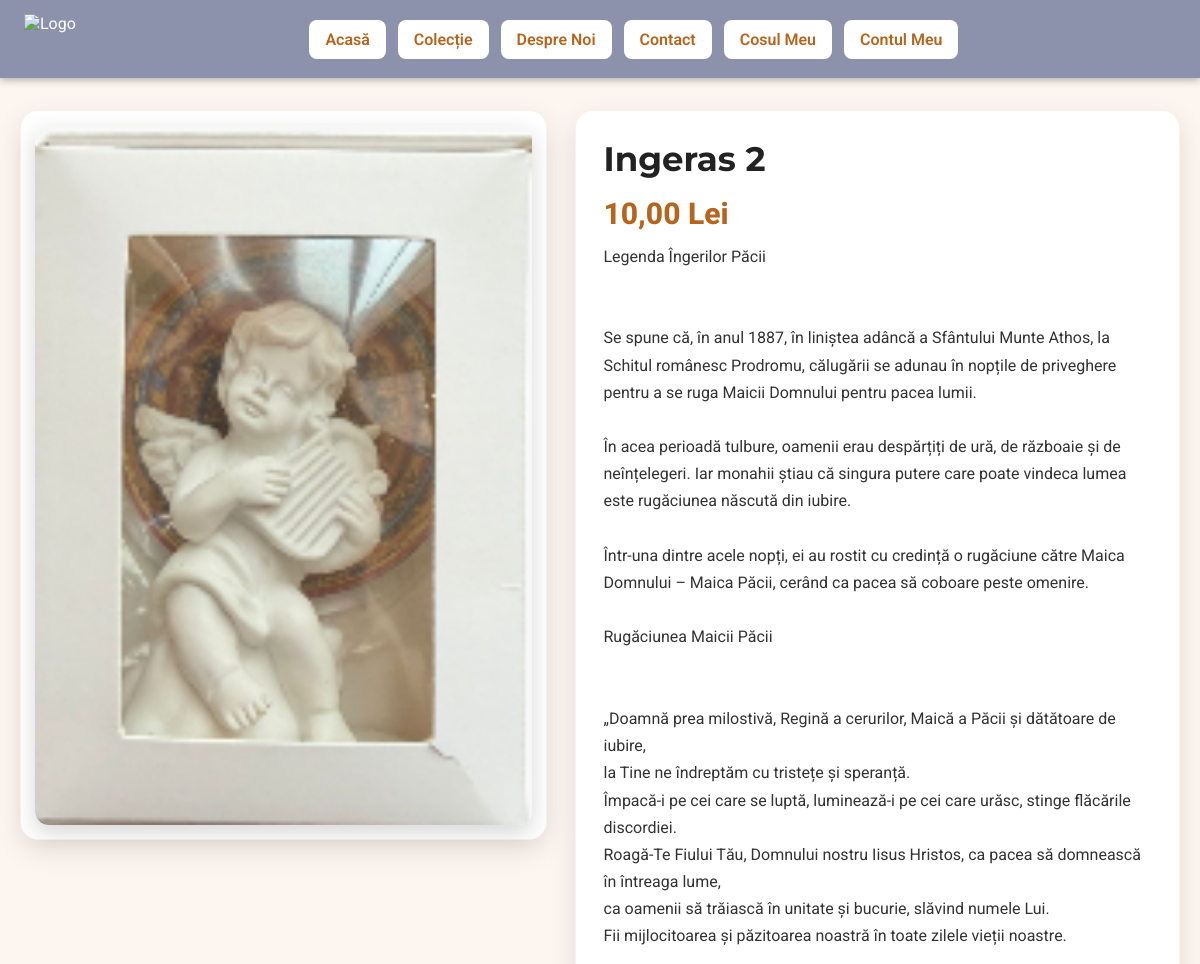
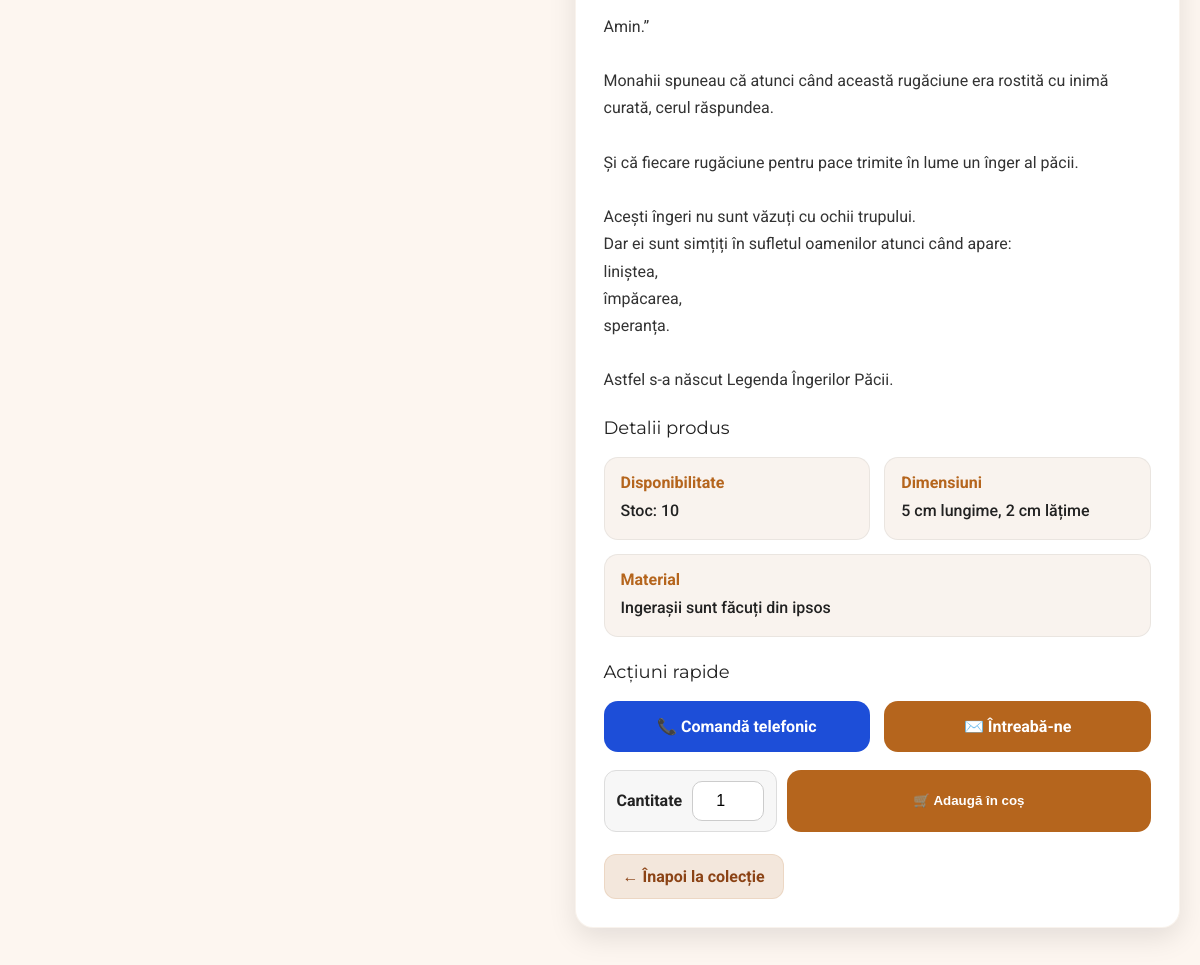
The app's page /Detalii.php?item=92 (upper part), older data (2 pictures, top to bottom).
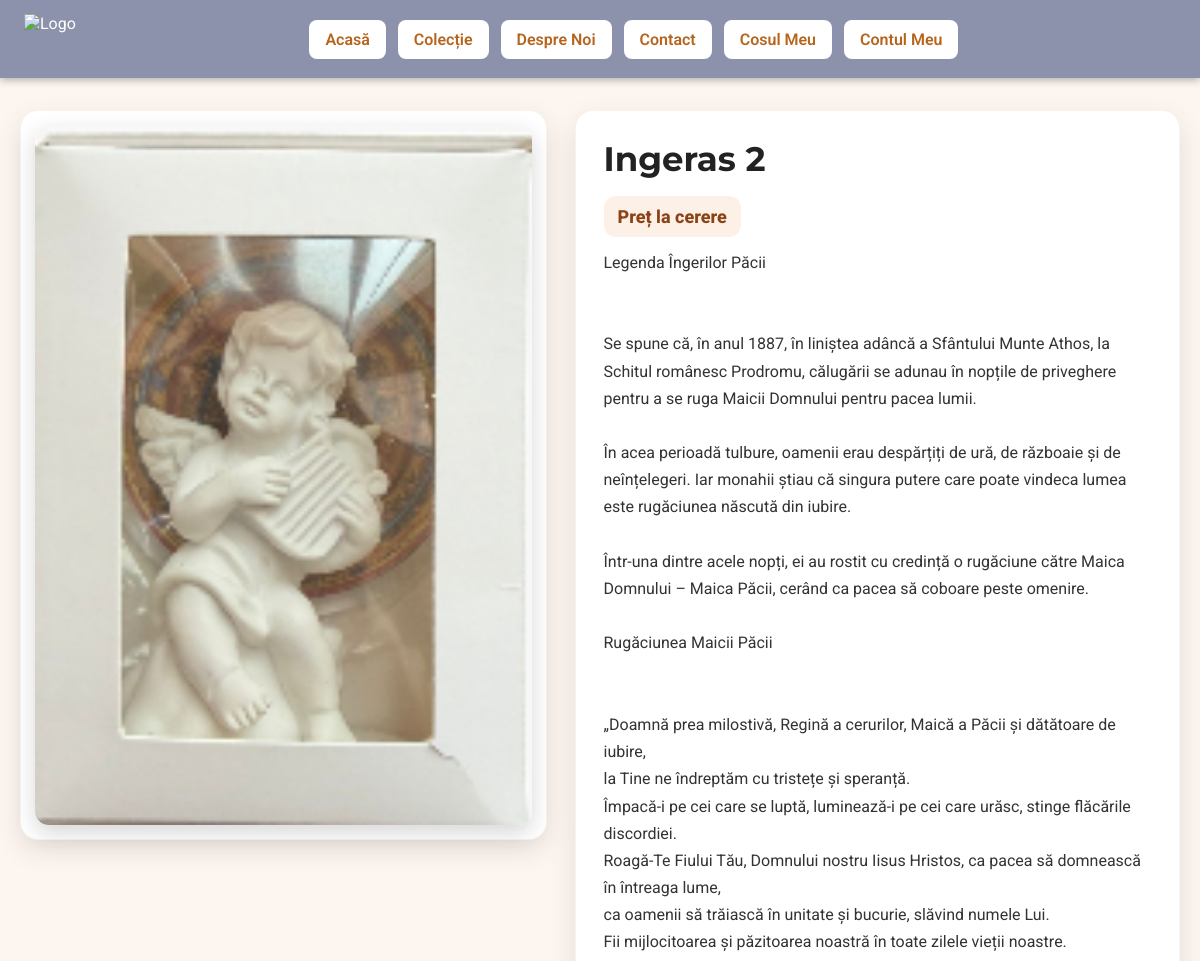
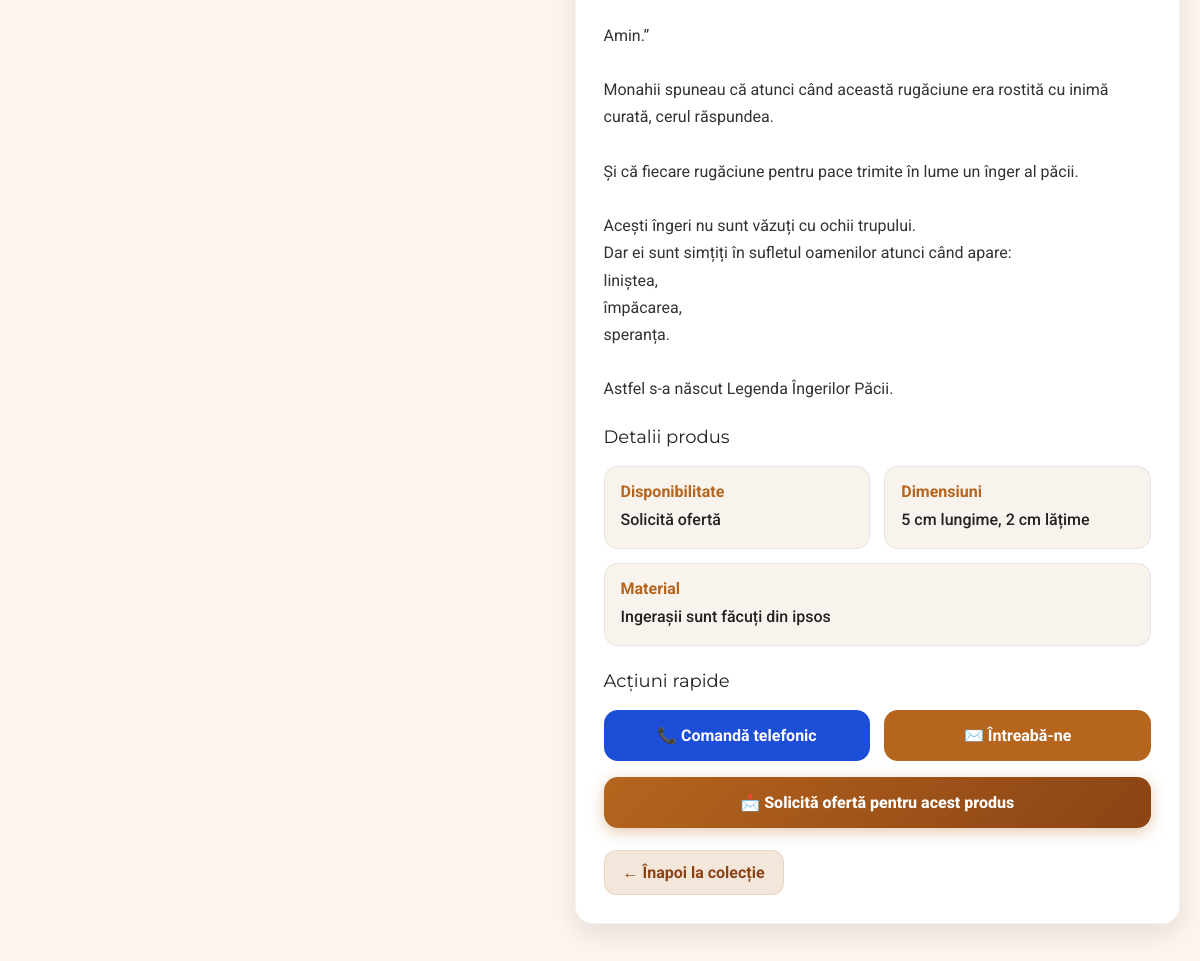
The same page, newer data (2 pictures, top to bottom).
### tables this page shows
CREATE TABLE `products` (
  `sort_ordine` int(11) NOT NULL DEFAULT 0,
  `id` int(11) NOT NULL,
  `name` varchar(255) NOT NULL,
  `price` decimal(10,0) NOT NULL DEFAULT 0,
  `lungime_cm` decimal(7,2) DEFAULT NULL,
  `latime_cm` decimal(7,2) DEFAULT NULL,
  `img` varchar(255) DEFAULT NULL,
  `description` mediumtext DEFAULT NULL,
  `preview` varchar(255) DEFAULT NULL,
  `stock` int(11) NOT NULL DEFAULT 0,
  `created_at` timestamp NULL DEFAULT current_timestamp(),
  `active` tinyint(1) DEFAULT 1,
  `updated_at` timestamp NULL DEFAULT NULL,
  `deleted_at` timestamp NULL DEFAULT NULL,
  `diameter_cm` decimal(7,2) NOT NULL DEFAULT 100.00
);

### Detalii.php (the view, shortened to what the changed rows need)
<?php
$host = 'localhost';
$dbname = 'magazi15_ShergeiCovoare';
$user = 'magazi15_Alex';
$pass = 'lFG;;pevW4DJ?zKD';
$charset = 'utf8mb4';
try {
    $pdo = new PDO(
        "mysql:host={$host};dbname={$dbname};charset={$charset}",
        $user,
        $pass,
        [
            PDO::ATTR_ERRMODE => PDO::ERRMODE_EXCEPTION,
            PDO::ATTR_DEFAULT_FETCH_MODE => PDO::FETCH_ASSOC,
        ]
    );
} catch (PDOException $e) {
    die("Eroare DB: " . $e->getMessage());
}
function e(?string $s): string
{
    return htmlspecialchars((string)$s, ENT_QUOTES, 'UTF-8');
}
function formatCm($v): ?string
{
    $v = floatval(str_replace(',', '.', (string)$v));
    $s = rtrim(rtrim(number_format($v, 2, ',', ''), '0'), ',');
    return $s . ' cm';
}
function formatPrice($price): string
{
    return number_format((float)$price, 2, ',', '') . ' Lei';
}
function resolveImage(?string $imgFromDb): string
{
    $imgFromDb = trim((string)($imgFromDb ?? ''));
    if (is_file($imgFromDb)) {
        return basename($imgFromDb);
    }
    return 'default.png';
}
$itemId = filter_input(INPUT_GET, 'item', FILTER_VALIDATE_INT);
$stmt = $pdo->prepare("SELECT * FROM products WHERE id = :id");
$stmt->execute(['id' => $itemId]);
$item = $stmt->fetch();
$itemCategory = trim((string)($item['category'] ?? ''));
$imageForOutput = resolveImage($item['img'] ?? null);
$cacheBuster = '';
$fsPath = __DIR__ . '/' . $imageForOutput;
if (is_file($fsPath)) {
    $cacheBuster = '?v=' . filemtime($fsPath);
}
$dimensionsText = 'Nu specificat';
$isRound = false;
$isCombined = (strcasecmp($itemCategory, 'Ingeras si Mandala') === 0);
if ($isCombined) {
    $length = $item['lungime_cm'] ?? $item['length'] ?? null;
    $width  = $item['latime_cm'] ?? $item['width'] ?? null;
    $diameter = $item['diameter_cm'] ?? null;
    $parts = [];
    if ($length !== null && $length !== '' && $width !== null && $width !== '') {
        $parts[] = formatCm($length) . ' lungime';
        $parts[] = formatCm($width) . ' lățime';
    }
    if ($diameter !== null && (float)$diameter > 0) {
        $parts[] = 'Diametru ' . formatCm($diameter);
    } else {
        $parts[] = 'Diametru ' . formatCm(6);
    }
    $dimensionsText = implode(', ', $parts);
} else {
    if ($isRound && !empty($item['diameter_cm']) && (float)$item['diameter_cm'] > 0) {
        $dimensionsText = 'Diametru ' . formatCm($item['diameter_cm']);
    } else {
        $length = $item['lungime_cm'] ?? $item['length'] ?? null;
        $width = $item['latime_cm'] ?? $item['width'] ?? null;
        if ($length !== null && $length !== '' && $width !== null && $width !== '') {
            $dimensionsText = formatCm($length) . ' lungime, ' . formatCm($width) . ' lățime';
        } elseif ($length !== null && $length !== '') {
            $dimensionsText = formatCm($length) . ' lungime';
        } elseif ($width !== null && $width !== '') {
            $dimensionsText = formatCm($width) . ' lățime';
        }
    }
}
$priceVal = $item['price'] ?? null;
$stockVal = (int)($item['stock'] ?? 0);
$isOutOfStock = ($stockVal <= 0);
$isCerere = $isOutOfStock || ($priceVal === null || $priceVal === '' || (float)$priceVal <= 0);
$contactOfertaUrl = 'Contact.php?produs=' . urlencode((string)($item['name'] ?? ''));
?>
<!DOCTYPE html>
<html lang="ro">
<head>
</head>
<body>
<div class="page-wrapper">
    <div class="product-image">
        <div class="product-image-box">
            <img src="<?= e($imageForOutput . $cacheBuster) ?>" alt="<?= e($item['name'] ?? 'Produs') ?>">
        </div>
    </div>
    <div class="product-info">
        <h1><?= e($item['name'] ?? '') ?></h1>
        <div class="price-box">
            <?php if (!$isCerere && $priceVal !== null && $priceVal !== '' && (float)$priceVal > 0): ?>
                <div id="priceDisplay" class="price-new"><?= e(formatPrice($priceVal)) ?></div>
            <?php else: ?>
                <div class="price-cerere">Preț la cerere</div>
            <?php endif; ?>
        </div>
        <p class="short-desc"><?= nl2br(e((string)($item['description'] ?? ''))) ?></p>
        <div class="section-title">Detalii produs</div>
        <div class="info-cards">
            <div class="info-card">
                <h4>Disponibilitate</h4>
                <?php if ($isOutOfStock): ?>
                    <p>Solicită ofertă</p>
                <?php else: ?>
                    <p>Stoc: <?= (int)$item['stock'] ?></p>
                <?php endif; ?>
            </div>
            <div class="info-card">
                <h4>Dimensiuni</h4>
                <p><?= e($dimensionsText) ?></p>
            </div>
            <div class="info-card full">
            </div>
        </div>
        <div class="section-title">Acțiuni rapide</div>
        <div class="action-cards">
            <a href="tel:+40753508461" class="action-card secondary">📞 Comandă telefonic</a>
            <?php if (!$isCerere): ?>
                <a href="Contact.php" class="action-card">✉️ Întreabă-ne</a>
            <?php else: ?>
                <a href="<?= e($contactOfertaUrl) ?>" class="action-card">✉️ Întreabă-ne</a>
            <?php endif; ?>
        </div>
        <?php if ($isCerere): ?>
            <a href="<?= e($contactOfertaUrl) ?>" class="btn-solicita-oferta">
                📩 Solicită ofertă pentru acest produs
            </a>
        <?php elseif (isset($item['stock']) && (int)$item['stock'] > 0): ?>
            <form method="post" class="buy-row">
                <div class="qty-wrap">
                    <label for="qtyInput">Cantitate</label>
                    <input
                        type="number"
                        id="qtyInput"
                        name="qty"
                        value="1"
                        min="1"
                        max="<?= (int)$item['stock'] ?>"
                    >
                </div>
                <button type="submit" name="add_to_cart" class="action-card" style="flex:1;">
                    🛒 Adaugă în coș
                </button>
            </form>
        <?php endif; ?>
        <a href="Colectie.php" class="back-btn">← Înapoi la colecție</a>
    </div>
</div>
</body>
</html>

Row changes from the older to the newer data that the page shows:
changed products "Ingeras 2": price "10,00 Lei" → (not shown); stock "10" → (not shown)
Text that changed along with them:
form field qty: "1" → (not shown)
text no longer shown: "Stoc: Cantitate 🛒 Adaugă în coș"
text now shown: "Preț la cerere Solicită ofertă 📩 Solicită ofertă pentru acest produs"
